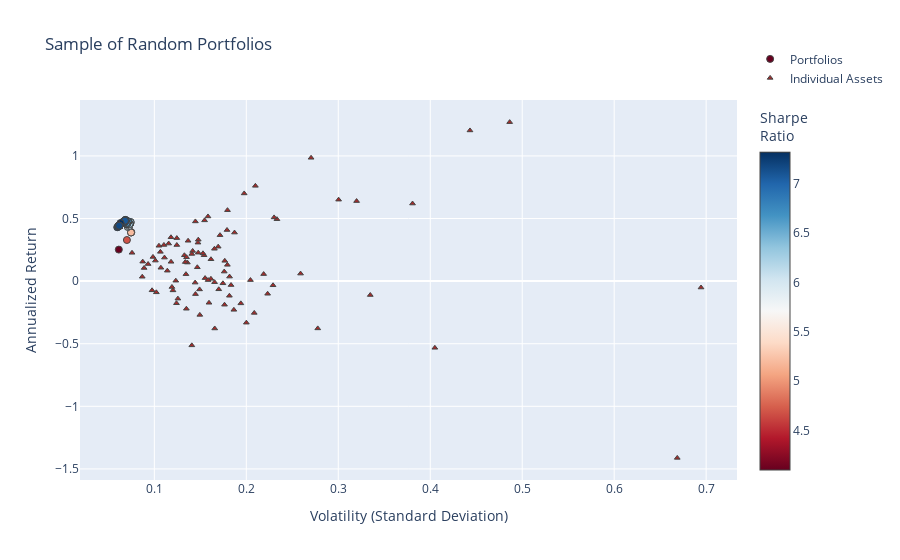

Notebook source saved alongside this figure:
### Code cell
fig = go.Figure()

fig.add_trace(go.Scatter(
    x=[p["variance"]**0.5 for p in total_portfolios],  # Convert variance to volatility
    y=[p["return"] for p in total_portfolios],
    mode='markers',
    marker=dict(
        color=[p["sharpe"] for p in total_portfolios],  # Sharpe Ratio
        showscale=True,
        size=7,
        line=dict(width=1),
        colorscale="RdBu",
        colorbar=dict(title="Sharpe<br>Ratio")
    ),
    hoverinfo='text',
    text=[
        f"Return: {p['return']:.3%}<br>Volatility: {p['variance']**0.5:.3f}<br>" +
        f"Sharpe Ratio: {p['return'] / (p['variance']**0.5):.3f}<br>" +
        "<br>".join([f"{p['tickers'][i]}: Weight={p['weights'][i]:.3f}" for i in range(len(p['tickers']))])
        for p in total_portfolios
    ],
    name="Portfolios"
))

fig.add_trace(go.Scatter(
    x=volatility,
    y=annualized_returns,
    mode='markers',
    hoverinfo='text',
    hovertext=[
        f"{name} <br>Volatility: {vol:.3f} <br>Returns: {ret:.3%} <br>Sharpe Ratio: {sr:.3f}"
        for name, vol, ret, sr in zip(names, volatility, annualized_returns, sharpe_ratios)
    ],
    marker=dict(
        color='brown',
        size=5,
        symbol='triangle-up',  # Sets the marker shape to a triangle
        line=dict(width=1)
    ),
    name="Individual Assets"
))

fig.update_layout(
    title='Sample of Random Portfolios',
    xaxis_title='Volatility (Standard Deviation)',
    yaxis_title='Annualized Return',
    legend=dict(y=5
    )
)


fig.show()

### Figure 1 — Plotly figure (JSON) as saved in the notebook; plotly's stock layout.template omitted (floating-point values rounded to 4 significant figures; data arrays with more than 128 entries replaced by an {"elided": "..."} marker saying what was removed)
{"data": [{"hoverinfo": "text", "marker": {"color": {"elided": "1001 float values"}, "colorbar": {"title": {"text": "Sharpe<br>Ratio"}}, "colorscale": [[0, "rgb(103,0,31)"], [0.1, "rgb(178,24,43)"], [0.2, "rgb(214,96,77)"], [0.3, "rgb(244,165,130)"], [0.4, "rgb(253,219,199)"], [0.5, "rgb(247,247,247)"], [0.6, "rgb(209,229,240)"], [0.7, "rgb(146,197,222)"], [0.8, "rgb(67,147,195)"], [0.9, "rgb(33,102,172)"], [1, "rgb(5,48,97)"]], "line": {"width": 1}, "showscale": true, "size": 7}, "mode": "markers", "name": "Portfolios", "text": {"elided": "1001 str values"}, "type": "scatter", "x": {"elided": "1001 float values"}, "y": {"elided": "1001 float values"}}, {"hoverinfo": "text", "hovertext": ["RDY_Close <br>Volatility: 0.278 <br>Returns: -37.763% <br>Sharpe Ratio: -1.360", "WFC_Close <br>Volatility: 0.176 <br>Returns: -18.838% <br>Sharpe Ratio: -1.068", "RTX_Close <br>Volatility: 0.093 <br>Returns: 13.645% <br>Sharpe Ratio: 1.464", "GM_Close <br>Volatility: 0.170 <br>Returns: -6.545% <br>Sharpe Ratio: -0.385", "KO_Close <br>Volatility: 0.076 <br>Returns: 22.618% <br>Sharpe Ratio: 2.987", "GOOG_Close <br>Volatility: 0.169 <br>Returns: 27.511% <br>Sharpe Ratio: 1.624", "NFLX_Close <br>Volatility: 0.320 <br>Returns: 63.935% <br>Sharpe Ratio: 1.998", "INTC_Close <br>Volatility: 0.144 <br>Returns: -1.191% <br>Sharpe Ratio: -0.083", "WMT_Close <br>Volatility: 0.148 <br>Returns: 33.100% <br>Sharpe Ratio: 2.240", "SO_Close <br>Volatility: 0.102 <br>Returns: -8.956% <br>Sharpe Ratio: -0.877", "XOM_Close <br>Volatility: 0.120 <br>Returns: -7.396% <br>Sharpe Ratio: -0.615", "CMCSA_Close <br>Volatility: 0.154 <br>Returns: 20.680% <br>Sharpe Ratio: 1.342", "MDT_Close <br>Volatility: 0.114 <br>Returns: 8.328% <br>Sharpe Ratio: 0.730", "AMZN_Close <br>Volatility: 0.171 <br>Returns: 36.711% <br>Sharpe Ratio: 2.142", "PFE_Close <br>Volatility: 0.098 <br>Returns: -7.335% <br>Sharpe Ratio: -0.752", "GOOGL_Close <br>Volatility: 0.165 <br>Returns: 25.843% <br>Sharpe Ratio: 1.563", "PEP_Close <br>Volatility: 0.087 <br>Returns: 15.556% <br>Sharpe Ratio: 1.780", "TXN_Close <br>Volatility: 0.179 <br>Returns: 13.001% <br>Sharpe Ratio: 0.725", "T_Close <br>Volatility: 0.145 <br>Returns: -10.384% <br>Sharpe Ratio: -0.717", "VRTX_Close <br>Volatility: 0.486 <br>Returns: 126.996% <br>Sharpe Ratio: 2.611", "CVX_Close <br>Volatility: 0.149 <br>Returns: -6.629% <br>Sharpe Ratio: -0.444", "CRM_Close <br>Volatility: 0.148 <br>Returns: 22.729% <br>Sharpe Ratio: 1.539", "CAT_Close <br>Volatility: 0.233 <br>Returns: 49.457% <br>Sharpe Ratio: 2.120", "BIIB_Close <br>Volatility: 0.229 <br>Returns: -3.324% <br>Sharpe Ratio: -0.145", "V_Close <br>Volatility: 0.110 <br>Returns: 28.881% <br>Sharpe Ratio: 2.616", "SYY_Close <br>Volatility: 0.155 <br>Returns: 2.406% <br>Sharpe Ratio: 0.155", "BMY_Close <br>Volatility: 0.182 <br>Returns: 3.608% <br>Sharpe Ratio: 0.198", "DIS_Close <br>Volatility: 0.123 <br>Returns: 0.345% <br>Sharpe Ratio: 0.028", "HD_Close <br>Volatility: 0.134 <br>Returns: 5.554% <br>Sharpe Ratio: 0.413", "SNAP_Close <br>Volatility: 0.669 <br>Returns: -141.181% <br>Sharpe Ratio: -2.112", "GIS_Close <br>Volatility: 0.124 <br>Returns: -17.660% <br>Sharpe Ratio: -1.423", "MSFT_Close <br>Volatility: 0.137 <br>Returns: 32.231% <br>Sharpe Ratio: 2.358", "JPM_Close <br>Volatility: 0.162 <br>Returns: 1.822% <br>Sharpe Ratio: 0.113", "SRE_Close <br>Volatility: 0.107 <br>Returns: 10.690% <br>Sharpe Ratio: 0.998", "EMR_Close <br>Volatility: 0.165 <br>Returns: -0.844% <br>Sharpe Ratio: -0.051", "QCOM_Close <br>Volatility: 0.182 <br>Returns: -11.695% <br>Sharpe Ratio: -0.644", "ABT_Close <br>Volatility: 0.133 <br>Returns: 20.651% <br>Sharpe Ratio: 1.556", "ADBE_Close <br>Volatility: 0.155 <br>Returns: 48.534% <br>Sharpe Ratio: 3.139", "HON_Close <br>Volatility: 0.099 <br>Returns: 19.309% <br>Sharpe Ratio: 1.960", "GILD_Close <br>Volatility: 0.153 <br>Returns: 22.185% <br>Sharpe Ratio: 1.451", "SYK_Close <br>Volatility: 0.116 <br>Returns: 29.992% <br>Sharpe Ratio: 2.595", "EXC_Close <br>Volatility: 0.136 <br>Returns: 14.814% <br>Sharpe Ratio: 1.090", "EW_Close <br>Volatility: 0.230 <br>Returns: 50.893% <br>Sharpe Ratio: 2.211", "IBM_Close <br>Volatility: 0.141 <br>Returns: -51.301% <br>Sharpe Ratio: -3.645", "ORCL_Close <br>Volatility: 0.187 <br>Returns: 38.781% <br>Sharpe Ratio: 2.072", "BAC_Close <br>Volatility: 0.223 <br>Returns: -10.107% <br>Sharpe Ratio: -0.453", "AAPL_Close <br>Volatility: 0.162 <br>Returns: 17.462% <br>Sharpe Ratio: 1.081", "JNJ_Close <br>Volatility: 0.111 <br>Returns: 18.793% <br>Sharpe Ratio: 1.693", "NVDA_Close <br>Volatility: 0.443 <br>Returns: 120.348% <br>Sharpe Ratio: 2.715", "BA_Close <br>Volatility: 0.198 <br>Returns: 70.035% <br>Sharpe Ratio: 3.543", "DUK_Close <br>Volatility: 0.089 <br>Returns: 10.492% <br>Sharpe Ratio: 1.180", "TMO_Close <br>Volatility: 0.142 <br>Returns: 24.099% <br>Sharpe Ratio: 1.701", "VZ_Close <br>Volatility: 0.175 <br>Returns: -1.752% <br>Sharpe Ratio: -0.100", "META_Close <br>Volatility: 0.158 <br>Returns: 51.648% <br>Sharpe Ratio: 3.262", "MA_Close <br>Volatility: 0.124 <br>Returns: 34.348% <br>Sharpe Ratio: 2.760", "CPB_Close <br>Volatility: 0.149 <br>Returns: -26.972% <br>Sharpe Ratio: -1.805", "KR_Close <br>Volatility: 0.405 <br>Returns: -53.258% <br>Sharpe Ratio: -1.315", "BSX_Close <br>Volatility: 0.134 <br>Returns: 15.214% <br>Sharpe Ratio: 1.138", "MO_Close <br>Volatility: 0.200 <br>Returns: -33.192% <br>Sharpe Ratio: -1.659", "PG_Close <br>Volatility: 0.087 <br>Returns: 3.502% <br>Sharpe Ratio: 0.403", "NEE_Close <br>Volatility: 0.105 <br>Returns: 28.234% <br>Sharpe Ratio: 2.689", "UNH_Close <br>Volatility: 0.118 <br>Returns: 35.013% <br>Sharpe Ratio: 2.965", "ZBH_Close <br>Volatility: 0.176 <br>Returns: 7.620% <br>Sharpe Ratio: 0.433", "MCD_Close <br>Volatility: 0.145 <br>Returns: 47.674% <br>Sharpe Ratio: 3.297", "ABBV_Close <br>Volatility: 0.124 <br>Returns: 28.825% <br>Sharpe Ratio: 2.316", "ISRG_Close <br>Volatility: 0.180 <br>Returns: 56.678% <br>Sharpe Ratio: 3.157", "F_Close <br>Volatility: 0.186 <br>Returns: -22.923% <br>Sharpe Ratio: -1.229", "LLY_Close <br>Volatility: 0.158 <br>Returns: 0.828% <br>Sharpe Ratio: 0.052", "AEP_Close <br>Volatility: 0.101 <br>Returns: 16.390% <br>Sharpe Ratio: 1.620", "PM_Close <br>Volatility: 0.135 <br>Returns: 19.081% <br>Sharpe Ratio: 1.414", "TSLA_Close <br>Volatility: 0.381 <br>Returns: 61.965% <br>Sharpe Ratio: 1.627", "DE_Close <br>Volatility: 0.179 <br>Returns: 40.807% <br>Sharpe Ratio: 2.279", "GS_Close <br>Volatility: 0.209 <br>Returns: -25.385% <br>Sharpe Ratio: -1.217", "ETN_Close <br>Volatility: 0.141 <br>Returns: 21.693% <br>Sharpe Ratio: 1.541", "AMD_Close <br>Volatility: 0.694 <br>Returns: -5.109% <br>Sharpe Ratio: -0.074", "BTI_Close <br>Volatility: 0.204 <br>Returns: 0.821% <br>Sharpe Ratio: 0.040", "PYPL_Close <br>Volatility: 0.210 <br>Returns: 76.095% <br>Sharpe Ratio: 3.626", "UA_Close <br>Volatility: 0.335 <br>Returns: -11.114% <br>Sharpe Ratio: -0.332", "NKE_Close <br>Volatility: 0.259 <br>Returns: 6.009% <br>Sharpe Ratio: 0.232", "SAP_Close <br>Volatility: 0.147 <br>Returns: 30.725% <br>Sharpe Ratio: 2.084", "MRK_Close <br>Volatility: 0.119 <br>Returns: -4.687% <br>Sharpe Ratio: -0.393", "GE_Close <br>Volatility: 0.166 <br>Returns: -37.831% <br>Sharpe Ratio: -2.284", "MMM_Close <br>Volatility: 0.118 <br>Returns: 15.425% <br>Sharpe Ratio: 1.305", "LMT_Close <br>Volatility: 0.107 <br>Returns: 23.364% <br>Sharpe Ratio: 2.193", "COST_Close <br>Volatility: 0.194 <br>Returns: -17.769% <br>Sharpe Ratio: -0.916", "RMD_Close <br>Volatility: 0.177 <br>Returns: 16.205% <br>Sharpe Ratio: 0.918", "BABA_Close <br>Volatility: 0.270 <br>Returns: 98.505% <br>Sharpe Ratio: 3.643", "REGN_Close <br>Volatility: 0.300 <br>Returns: 65.057% <br>Sharpe Ratio: 2.166", "ACN_Close <br>Volatility: 0.147 <br>Returns: 11.058% <br>Sharpe Ratio: 0.754", "AMGN_Close <br>Volatility: 0.183 <br>Returns: -3.148% <br>Sharpe Ratio: -0.172", "DHR_Close <br>Volatility: 0.126 <br>Returns: -13.997% <br>Sharpe Ratio: -1.114", "K_Close <br>Volatility: 0.135 <br>Returns: -22.065% <br>Sharpe Ratio: -1.636", "MS_Close <br>Volatility: 0.219 <br>Returns: 5.606% <br>Sharpe Ratio: 0.256", "CSCO_Close <br>Volatility: 0.159 <br>Returns: -17.299% <br>Sharpe Ratio: -1.085"], "marker": {"color": "brown", "line": {"width": 1}, "size": 5, "symbol": "triangle-up"}, "mode": "markers", "name": "Individual Assets", "type": "scatter", "x": [0.2777, 0.1763, 0.09322, 0.17, 0.07573, 0.1694, 0.3199, 0.1444, 0.1478, 0.1022, 0.1203, 0.1541, 0.1141, 0.1714, 0.09751, 0.1653, 0.08737, 0.1794, 0.1447, 0.4864, 0.1492, 0.1477, 0.2333, 0.2291, 0.1104, 0.1552, 0.1818, 0.1233, 0.1344, 0.6686, 0.1241, 0.1367, 0.1615, 0.1071, 0.1655, 0.1816, 0.1327, 0.1546, 0.09851, 0.1529, 0.1156, 0.1359, 0.2302, 0.1407, 0.1872, 0.2232, 0.1616, 0.111, 0.4432, 0.1977, 0.08891, 0.1417, 0.1746, 0.1583, 0.1244, 0.1495, 0.405, 0.1336, 0.2, 0.08685, 0.105, 0.1181, 0.176, 0.1446, 0.1244, 0.1795, 0.1865, 0.1584, 0.1011, 0.135, 0.3808, 0.179, 0.2086, 0.1407, 0.6944, 0.2045, 0.2099, 0.3348, 0.259, 0.1474, 0.1191, 0.1657, 0.1182, 0.1066, 0.1941, 0.1766, 0.2704, 0.3004, 0.1467, 0.1834, 0.1256, 0.1348, 0.2189, 0.1594], "y": [-0.3776, -0.1884, 0.1365, -0.06545, 0.2262, 0.2751, 0.6393, -0.01191, 0.331, -0.08956, -0.07396, 0.2068, 0.08328, 0.3671, -0.07335, 0.2584, 0.1556, 0.13, -0.1038, 1.27, -0.06629, 0.2273, 0.4946, -0.03324, 0.2888, 0.02406, 0.03608, 0.003455, 0.05554, -1.412, -0.1766, 0.3223, 0.01822, 0.1069, -0.008444, -0.117, 0.2065, 0.4853, 0.1931, 0.2219, 0.2999, 0.1481, 0.5089, -0.513, 0.3878, -0.1011, 0.1746, 0.1879, 1.203, 0.7003, 0.1049, 0.241, -0.01752, 0.5165, 0.3435, -0.2697, -0.5326, 0.1521, -0.3319, 0.03502, 0.2823, 0.3501, 0.0762, 0.4767, 0.2883, 0.5668, -0.2292, 0.008278, 0.1639, 0.1908, 0.6196, 0.4081, -0.2539, 0.2169, -0.05109, 0.008211, 0.761, -0.1111, 0.06009, 0.3073, -0.04687, -0.3783, 0.1543, 0.2336, -0.1777, 0.162, 0.9851, 0.6506, 0.1106, -0.03148, -0.14, -0.2206, 0.05606, -0.173]}], "layout": {"legend": {"y": 5}, "title": {"text": "Sample of Random Portfolios"}, "xaxis": {"title": {"text": "Volatility (Standard Deviation)"}}, "yaxis": {"title": {"text": "Annualized Return"}}}}
